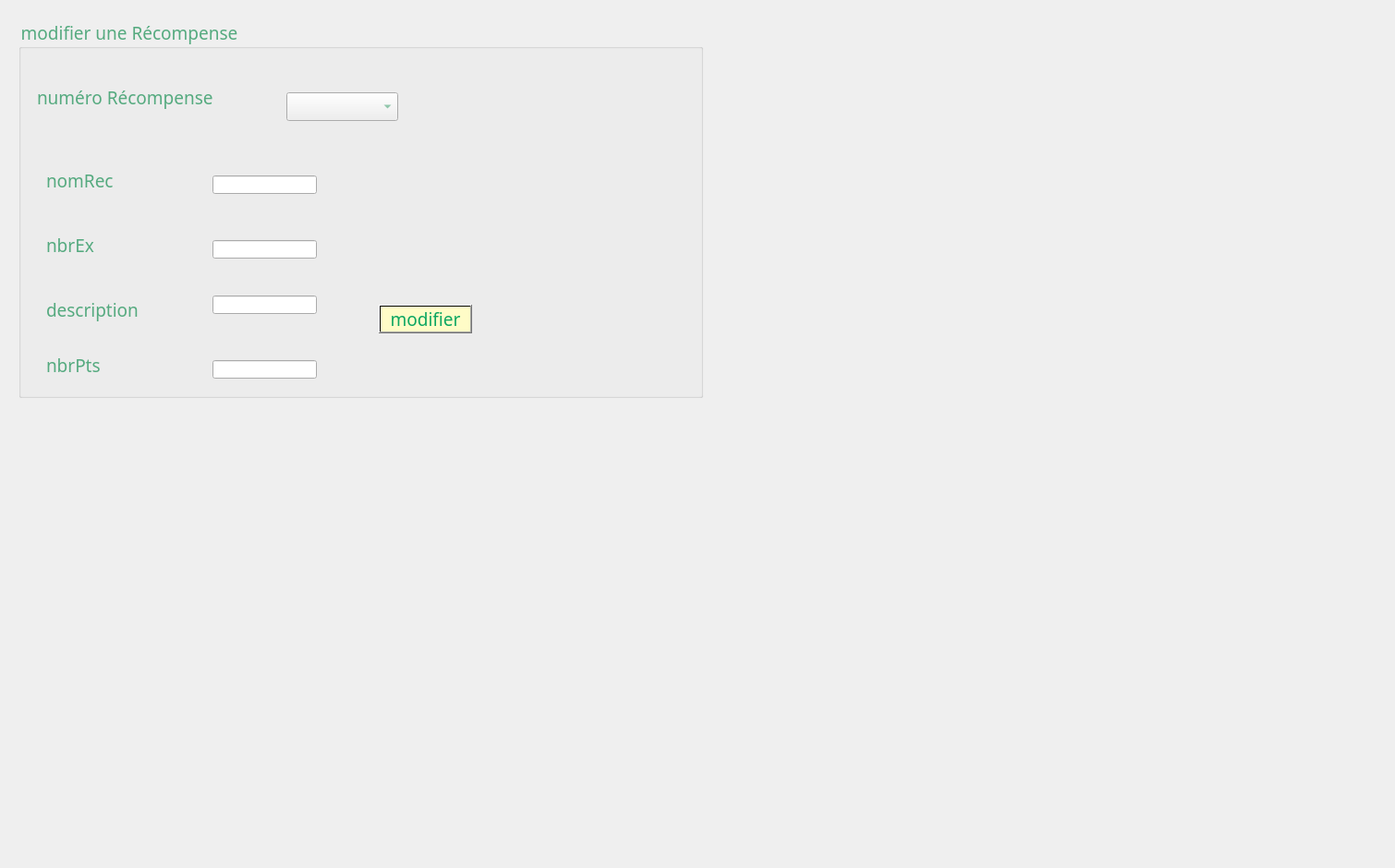
     <widget class="QWidget" name="modifierRecompense">
      <attribute name="title">
       <string>Modifier</string>
      </attribute>
      <widget class="QGroupBox" name="ajouterRec">
       <property name="geometry">
        <rect>
         <x>20</x>
         <y>20</y>
         <width>741</width>
         <height>411</height>
        </rect>
       </property>
       <property name="font">
        <font>
         <family>Rockwell</family>
         <pointsize>14</pointsize>
         <weight>50</weight>
         <italic>false</italic>
         <bold>false</bold>
        </font>
       </property>
       <property name="styleSheet">
        <string notr="true">color:rgb(85, 170, 127);</string>
       </property>
       <property name="title">
        <string>modifier une Récompense</string>
       </property>
       <property name="flat">
        <bool>false</bool>
       </property>
       <property name="checkable">
        <bool>false</bool>
       </property>
       <widget class="QLabel" name="nbrPts_label">
        <property name="geometry">
         <rect>
          <x>30</x>
          <y>360</y>
          <width>141</width>
          <height>31</height>
         </rect>
        </property>
        <property name="font">
         <font>
          <family>Rockwell</family>
          <pointsize>14</pointsize>
          <weight>50</weight>
          <italic>false</italic>
          <bold>false</bold>
         </font>
        </property>
        <property name="text">
         <string>nbrPts</string>
        </property>
       </widget>
       <widget class="QLabel" name="nbrEx_label_2">
        <property name="geometry">
         <rect>
          <x>30</x>
          <y>230</y>
          <width>141</width>
          <height>31</height>
         </rect>
        </property>
        <property name="font">
         <font>
          <family>Rockwell</family>
          <pointsize>14</pointsize>
          <weight>50</weight>
          <italic>false</italic>
          <bold>false</bold>
         </font>
        </property>
        <property name="text">
         <string>nbrEx</string>
        </property>
       </widget>
       <widget class="QLabel" name="nomRec_label_2">
        <property name="geometry">
         <rect>
          <x>30</x>
          <y>160</y>
          <width>171</width>
          <height>31</height>
         </rect>
        </property>
        <property name="font">
         <font>
          <family>Rockwell</family>
          <pointsize>14</pointsize>
          <weight>50</weight>
          <italic>false</italic>
          <bold>false</bold>
         </font>
        </property>
        <property name="text">
         <string>nomRec</string>
        </property>
       </widget>
       <widget class="QLabel" name="description_label_2">
        <property name="geometry">
         <rect>
          <x>30</x>
          <y>300</y>
          <width>171</width>
          <height>31</height>
         </rect>
        </property>
        <property name="font">
         <font>
          <family>Rockwell</family>
          <pointsize>14</pointsize>
          <weight>50</weight>
          <italic>false</italic>
          <bold>false</bold>
         </font>
        </property>
        <property name="text">
         <string>description</string>
        </property>
       </widget>
       <widget class="QLineEdit" name="nom_3">
        <property name="geometry">
         <rect>
          <x>210</x>
          <y>170</y>
          <width>113</width>
          <height>20</height>
         </rect>
        </property>
       </widget>
       <widget class="QLineEdit" name="nombre_exemplaire">
        <property name="geometry">
         <rect>
          <x>210</x>
          <y>240</y>
          <width>113</width>
          <height>20</height>
         </rect>
        </property>
       </widget>
       <widget class="QLineEdit" name="nombre_points">
        <property name="geometry">
         <rect>
          <x>210</x>
          <y>370</y>
          <width>113</width>
          <height>20</height>
         </rect>
        </property>
       </widget>
       <widget class="QLineEdit" name="desc">
        <property name="geometry">
         <rect>
          <x>210</x>
          <y>300</y>
          <width>113</width>
          <height>20</height>
         </rect>
        </property>
       </widget>
       <widget class="QLabel" name="numRec_label_2">
        <property name="geometry">
         <rect>
          <x>20</x>
          <y>70</y>
          <width>231</width>
          <height>31</height>
         </rect>
        </property>
        <property name="font">
         <font>
          <family>Rockwell</family>
          <pointsize>14</pointsize>
          <weight>50</weight>
          <italic>false</italic>
          <bold>false</bold>
         </font>
        </property>
        <property name="text">
         <string>numéro Récompense</string>
        </property>
       </widget>
       <widget class="QComboBox" name="num_rec">
        <property name="geometry">
         <rect>
          <x>290</x>
          <y>80</y>
          <width>121</width>
          <height>31</height>
         </rect>
        </property>
       </widget>
       <widget class="QPushButton" name="modiferRecompense">
        <property name="geometry">
         <rect>
          <x>390</x>
          <y>310</y>
          <width>101</width>
          <height>31</height>
         </rect>
        </property>
        <property name="font">
         <font>
          <family>Rockwell</family>
          <pointsize>14</pointsize>
          <weight>50</weight>
          <italic>false</italic>
          <bold>false</bold>
         </font>
        </property>
        <property name="styleSheet">
         <string notr="true">background-color: qlineargradient(spread:pad, x1:1, y1:0, x2:1, y2:0, stop:0.919598 rgba(255, 252, 199), stop:0.98 rgba(0, 0, 0, 255), stop:1 rgba(235, 148, 61, 255));
color:rgb(12, 166, 97);</string>
        </property>
        <property name="text">
         <string>modifier</string>
        </property>
       </widget>
      </widget>
      <widget class="QLabel" name="label_photo_17">
       <property name="geometry">
        <rect>
         <x>-10</x>
         <y>0</y>
         <width>1501</width>
         <height>931</height>
        </rect>
       </property>
       <property name="text">
        <string/>
       </property>
       <property name="pixmap">
        <pixmap>../imagesQT/mailingback.jpg</pixmap>
       </property>
      </widget>
      <widget class="QLabel" name="label_40">
       <property name="geometry">
        <rect>
         <x>780</x>
         <y>320</y>
         <width>56</width>
         <height>191</height>
        </rect>
       </property>
       <property name="text">
        <string/>
       </property>
      </widget>
      <widget class="QLabel" name="label_42">
       <property name="geometry">
        <rect>
         <x>-70</x>
         <y>-20</y>
         <width>861</width>
         <height>481</height>
        </rect>
       </property>
       <property name="styleSheet">
        <string notr="true">background:url(:/11.jpg)</string>
       </property>
       <property name="text">
        <string/>
       </property>
      </widget>
      <zorder>label_42</zorder>
      <zorder>label_photo_17</zorder>
      <zorder>ajouterRec</zorder>
      <zorder>label_40</zorder>
     </widget>
